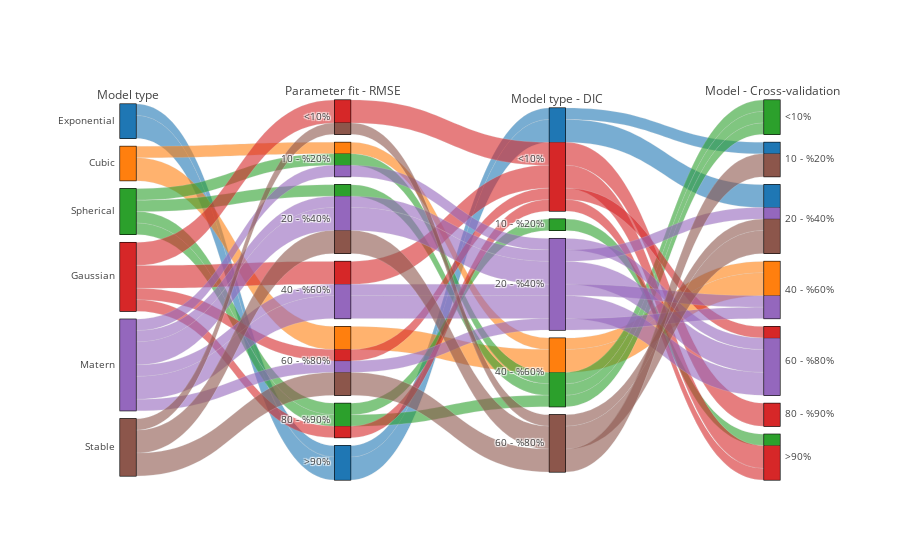

This figure's notebook cell:
### Code cell
from plotly.io import write_json

#fig = base_conf_graph(params, conf, fig)
fig = metric_parcats(conf.models, metrics=['rmse', 'dic', 'cv'], percentiles=[10, 20, 40, 60, 80, 90])

with open('src/slides/data/metric_parcat.json', 'w') as f:
    write_json(fig, f, pretty=True)

fig

### Figure 1 — Plotly figure (JSON) as saved in the notebook; plotly's stock layout.template omitted (floating-point values rounded to 4 significant figures)
{"data": [{"dimensions": [{"categoryarray": [0, 1, 2, 3, 4, 5], "label": "Model type", "ticktext": ["Exponential", "Cubic", "Spherical", "Gaussian", "Matern", "Stable"], "values": [2, 2, 2, 0, 0, 0, 3, 3, 3, 3, 3, 3, 1, 1, 1, 5, 5, 5, 5, 5, 4, 4, 4, 4, 4, 4, 4, 4, 2]}, {"categoryarray": [0, 1, 2, 3, 4, 5, 6], "label": "Parameter fit - RMSE", "ticktext": ["<10%", "10 - %20%", "20 - %40%", "40 - %60%", "60 - %80%", "80 - %90%", ">90%"], "values": [5, 1, 2, 6, 6, 6, 5, 3, 3, 0, 0, 4, 1, 4, 4, 4, 4, 0, 2, 2, 2, 2, 3, 4, 3, 2, 3, 1, 5]}, {"categoryarray": [0, 1, 3, 4, 6], "label": "Model type - DIC", "ticktext": ["<10%", "10 - %20%", "20 - %40%", "40 - %60%", "60 - %80%", "80 - %90%", ">90%"], "values": [4, 4, 4, 0, 0, 0, 0, 0, 0, 0, 0, 0, 4, 4, 4, 6, 6, 6, 6, 6, 3, 3, 3, 3, 3, 3, 3, 3, 1]}, {"categoryarray": [0, 1, 2, 3, 4, 5, 6], "label": "Model - Cross-validation", "ticktext": ["<10%", "10 - %20%", "20 - %40%", "40 - %60%", "60 - %80%", "80 - %90%", ">90%"], "values": [0, 0, 0, 2, 2, 1, 6, 6, 6, 5, 5, 4, 3, 3, 3, 1, 1, 2, 2, 2, 2, 4, 3, 3, 4, 4, 4, 4, 6]}], "domain": {"x": [0, 1], "y": [0, 1]}, "hoveron": "color", "line": {"color": [2, 2, 2, 0, 0, 0, 3, 3, 3, 3, 3, 3, 1, 1, 1, 5, 5, 5, 5, 5, 4, 4, 4, 4, 4, 4, 4, 4, 2], "colorscale": [[0, "#1f77b4"], [0.2, "#ff7f0e"], [0.4, "#2ca02c"], [0.6, "#d62728"], [0.8, "#9467bd"], [1, "#8c564b"]], "shape": "hspline"}, "type": "parcats"}], "layout": {}}
